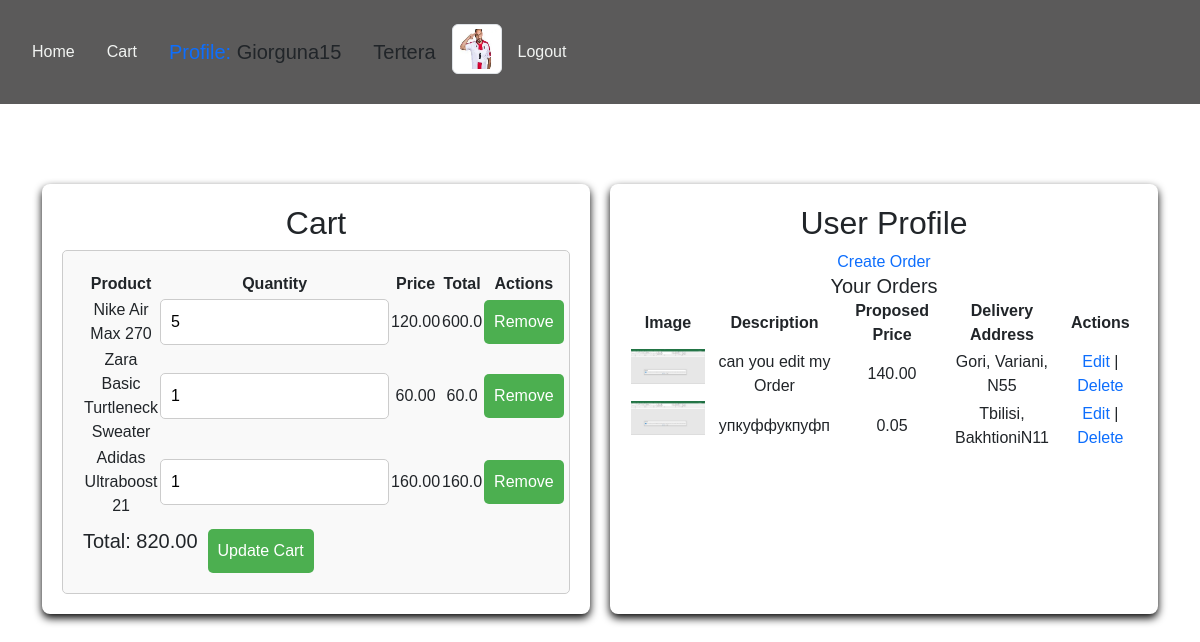
The page /cart/ (signed in) on the database its author committed.
### userprofile/models.py (models this page shows, shortened)
class Profile(models.Model):
    user = models.OneToOneField(User, on_delete=models.CASCADE)
    avatar = models.ImageField(default='default.jpg', upload_to='profile_pics')

class Order(models.Model):
    user = models.ForeignKey(User, on_delete=models.CASCADE)
    image = models.ImageField(upload_to='orders/')
    description = models.TextField()
    proposed_price = models.DecimalField(max_digits=10, decimal_places=2)
    delivery_address = models.CharField(max_length=255)
    created_at = models.DateTimeField(auto_now_add=True)
    updated_at = models.DateTimeField(auto_now=True)

### shop/models.py (models this page shows, shortened)
class CartItem(models.Model):
    user = models.ForeignKey(User, on_delete=models.CASCADE)
    product = models.ForeignKey(Product, on_delete=models.CASCADE)
    quantity = models.PositiveIntegerField(default=1)

class Product(models.Model):
    name = models.CharField(max_length=255)
    slug = models.SlugField(max_length=255, unique=True, blank=True)
    image = models.ImageField(upload_to='products/')
    price = models.DecimalField(max_digits=10, decimal_places=2)
    category = models.ForeignKey(Category, on_delete=models.CASCADE)
    brand = models.ForeignKey(Brand, on_delete=models.CASCADE)
    description = models.TextField()
    stock = models.PositiveIntegerField()
    class Meta:
        ordering = ('id',)

### shop/views.py (the view, shortened to what this page needs)
# urls.py: path('cart/', views.cart, name='cart'),
@login_required
def cart(request):
    user = request.user
    cart_items = CartItem.objects.filter(user=request.user)
    total = sum(item.product.price * item.quantity for item in cart_items)
    orders = Order.objects.filter(user=user)
    context = {
        'cart_items': cart_items,
        'total': total,
        'orders': orders,
        'order_form': OrderForm(),
    }
    return render(request, 'shop/cart.html', context)

### userprofile/forms.py
class OrderForm(forms.ModelForm):
    class Meta:
        model = Order
        fields = ['image', 'description', 'proposed_price', 'delivery_address']

### shop/templatetags/custom_filters.py (called while the page is built)
@register.filter(name='mul')
def multiply(value, arg):
    try:
        return float(value) * float(arg)
    except (ValueError, TypeError):
        return ''

### shop/templates/shop/cart.html (shortened to what this page needs)
{% extends "shop/base.html" %}
{% load static %}
{% load custom_filters %}
{% block content %}
<div class="product-grid" style="margin-top:5rem">
    <div class="product-card">
        <h2>Cart</h2>
        <form method="POST">
            <table>
                <tr>
                    <th>Product</th>
                    <th>Quantity</th>
                    <th>Price</th>
                    <th>Total</th>
                    <th>Actions</th>
                </tr>
                {% for item in cart_items %}
                <tr>
                    <td>{{ item.product.name }}</td>
                    <td>
                        <input type="number" name="quantity_{{ item.id }}" value="{{ item.quantity }}">
                    </td>
                    <td>{{ item.product.price }}</td>
                    <td>{{ item.product.price|mul:item.quantity }}</td>
                    <td>
                        <button formaction="{% url 'remove_from_cart' item.id %}">Remove</button>
                    </td>
                </tr>
                {% endfor %}
            </table>
            <h3>Total: {{ total }}</h3>
            <button type="submit" name="update_cart">Update Cart</button>
        </form>
    </div>
    <div class="product-card">
        <h2>User Profile</h2>
        <a href="{% url 'create_order' %}">Create Order</a>
        <h3>Your Orders</h3>
        <table>
            <tr>
                <th>Image</th>
                <th>Description</th>
                <th>Proposed Price</th>
                <th>Delivery Address</th>
                <th>Actions</th>
            </tr>
            {% for order in orders %}
                <tr>
                    <td><img src="{{ order.image.url }}" alt="Order Image" width="100"></td>
                    <td>{{ order.description }}</td>
                    <td>{{ order.proposed_price }}</td>
                    <td>{{ order.delivery_address }}</td>
                    <td>
                        <a href="{% url 'edit_order' order.id %}">Edit</a> |
                        <a href="{% url 'delete_order' order.id %}">Delete</a>
                    </td>
                </tr>
            {% endfor %}
        </table>
    </div>
</div>
{% endblock %}

### shop/templates/shop/base.html (shortened to what this page needs)
{% load static %}
<!DOCTYPE html>
<html lang="en">
<head>
    <link href="https://cdn.jsdelivr.net/npm/bootstrap@5.3.3/dist/css/bootstrap.min.css" rel="stylesheet">
    <link rel="stylesheet" href="{% static 'css/styles.css' %}">
</head>
<body>
    <nav class="navbar navbar-dark">
        <ul class="nav nav-pills"  style='margin: 1rem'>
            <li class="active"  style='margin: 1rem'>
                <a href="{% url 'home' %}">Home</a>
            </li>
            {% if user.is_authenticated %}
                <li  style='margin: 1rem'><a href="{% url 'cart' %}">Cart</a></li>
                <h5 style='margin: 1rem'><a href="{% url 'profile_view' %}">Profile: </a> {{ user.first_name }}</h5>
                <h5 style='margin: 1rem'><strong></strong> {{ user.last_name }}</h5>
                <img src="{{ user.profile.avatar.url }}" alt="{{ user.username }}'s avatar" class="img-thumbnail" style="width: 50px; height: 50px;">
                <li  style='margin: 1rem'><a href="{% url 'logout' %}">Logout</a></li>
            {% else %}
                <li  style='margin: 1rem'><a href="{% url 'register' %}">Register</a></li>
                <li  style='margin: 1rem'><a href="{% url 'login' %}">Login</a></li>
            {% endif %}
        </ul>
    </nav>
    <div class="container">
        {% block content %}
        {% endblock %}
    </div>
</body>
</html>

### static/css/styles.css (style rules this page uses)
body { font-family: Arial, sans-serif; }
form { display: flex; flex-wrap: wrap; gap: 10px; padding: 20px; border: 1px solid #ccc; border-radius: 5px; background-color: #f9f9f9; }
input[type="text"], input[type="number"], select, button { padding: 10px; font-size: 16px; border: 1px solid #ccc; border-radius: 5px; }
button { background-color: #4CAF50; color: white; border: none; cursor: pointer; }
.product-grid { display: flex; flex-wrap: wrap; gap: 20px; }
.product-card { flex: 1 1 calc(27% - 20px); box-shadow: 0 4px 8px rgba(0,0,0,1); border-radius: 8px; overflow: hidden; text-align: center; background-color: #fff; padding: 20px; box-sizing: border-box; }
.product-card img { max-width: 100%; height: auto; border-bottom: 1px solid #ddd; margin-bottom: 15px; }
.product-card h3 { margin: 0; font-size: 1.25em; }
a { text-decoration: none; }
.navbar { background-color: #323030cb; }
ul li a { color: #f2f4f2; }

### rows shown on the page
CartItem: product.name "Nike Air Max 270", quantity "5", product.price "120.00", product.price|mul "600.0"
CartItem: product.name "Zara Basic Turtleneck Sweater", quantity "1", product.price "60.00", product.price|mul "60.0"
CartItem: product.name "Adidas Ultraboost 21", quantity "1", product.price "160.00", product.price|mul "160.0"
Order: image (picture), description "can you edit my Order", proposed_price "140.00", delivery_address "Gori, Variani, N55"
Order: image (picture), description "упкуффукпуфп", proposed_price "0.05", delivery_address "Tbilisi, BakhtioniN11"

### other values the page prints
{{ user.first_name }} "Giorguna15"
{{ user.last_name }} "Tertera"
{{ total }} "820.00"
